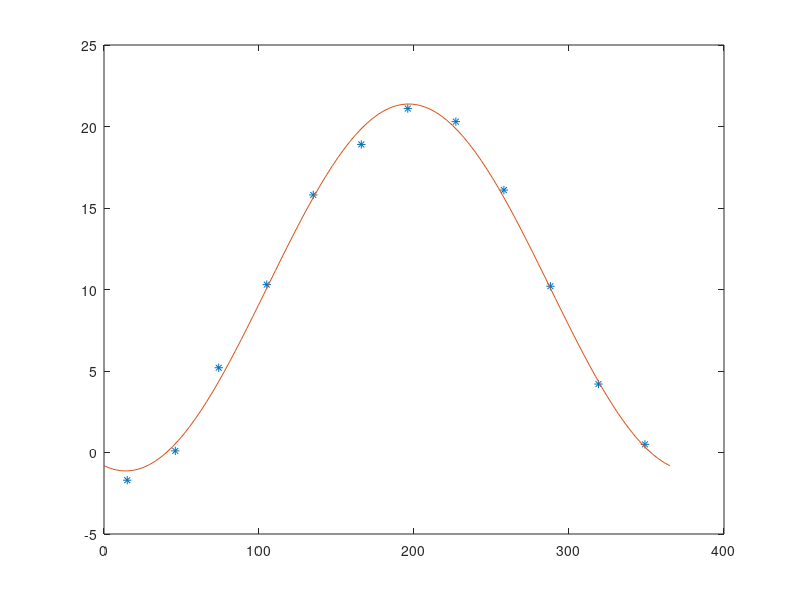

MATLAB code for this plot:
t = [15 46 74 105 135 166 196 227 258 288 319 349]';
f = [-1.7 0.1 5.2 10.3 15.8 18.9 21.1 20.3 16.1 10.2 4.2 0.5]';

A = [ones(size(t)), cos(2*pi*(t-14)/365)];

x = (A' * A) \ (A' * f);

xx = linspace(0,365);
a = x(1); b = x(2);

yy = x(1) + x(2)*cos(2*pi*(xx-14)/365);
plot(t,f,'*',xx,yy)